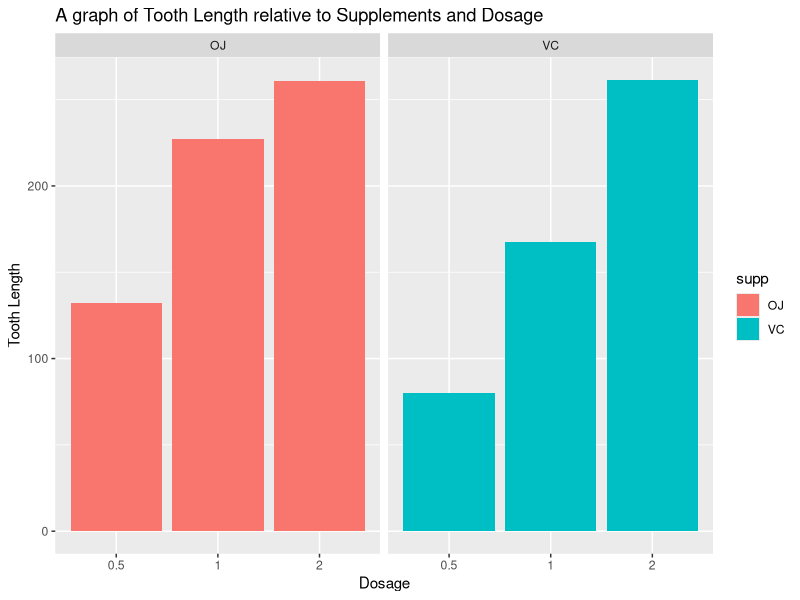

The R source for this figure: (Note: this script raises an error after producing the figure.)
## ---- chunk 1
knitr::opts_chunk$set(echo = TRUE)
## ---- chunk 2
library(ggplot2)
library(datasets)
data(ToothGrowth)
## ---- chunk 3
head(ToothGrowth)
summary(ToothGrowth)
ToothGrowth$dose<-as.factor(ToothGrowth$dose)
str(ToothGrowth)
## ---- chunk 4
gtooth <-ggplot(ToothGrowth,aes(x=dose, y=len, fill=supp))
gtooth <- gtooth + geom_bar(stat = "identity") + facet_grid(.~supp)
gtooth <- gtooth + labs(title = "A graph of Tooth Length relative to Supplements and Dosage",x="Dosage",y="Tooth Length")
gtooth
## ---- chunk 5
t.test(len~supp,data=ToothGrowth, paired = F,var.equal=F)
## ---- chunk 6
dose1<-subset(ToothGrowth,dose %in% c(0.5,1))
dose2<- subset(ToothGrowth,dose %in% c(0.5,2.0))
dose3<- subset(ToothGrowth,dose %in% c(1.0,2.0))
t.test(len~dose,data = dose1, paired=F,var.equal=F)
t.test(len~dose,data = dose2, paired=F,var.equal=F)
t.test(len~dose,data = dose3, paired=F,var.equal=F)
